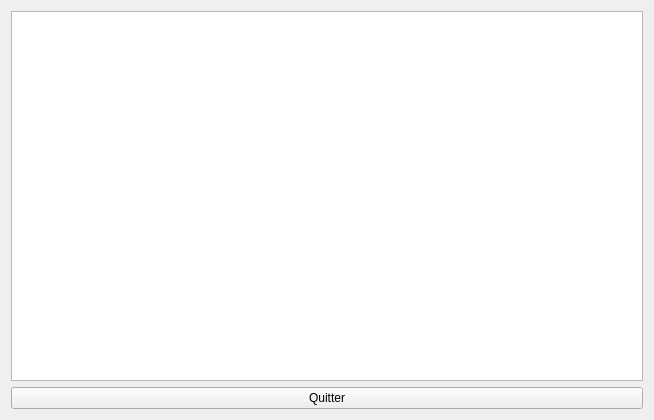
<?xml version="1.0" encoding="UTF-8"?>
<ui version="4.0">
 <class>MainWindow</class>
 <widget class="QMainWindow" name="MainWindow">
  <property name="geometry">
   <rect>
    <x>0</x>
    <y>0</y>
    <width>654</width>
    <height>420</height>
   </rect>
  </property>
  <property name="windowTitle">
   <string>MainWindow</string>
  </property>
  <widget class="QWidget" name="centralWidget">
   <layout class="QGridLayout" name="gridLayout">
    <item row="0" column="0">
     <widget class="QGraphicsView" name="ma_vue"/>
    </item>
    <item row="1" column="0">
     <widget class="QPushButton" name="pushButton">
      <property name="text">
       <string>Quitter</string>
      </property>
     </widget>
    </item>
   </layout>
  </widget>
 </widget>
 <layoutdefault spacing="6" margin="11"/>
 <resources/>
 <connections/>
</ui>
